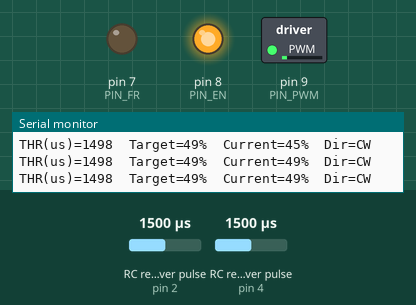
Simulated run of this program. Board: Arduino Uno, built with avr-gcc and run on an emulated ATmega328P. Parts: switched loads named in the program (green lamp = pin HIGH), output pins drawn as LEDs (lit = HIGH), the last lines printed to the serial monitor. Wiring (inferred from the names in the program): 2 × RC receiver channel: data pin 2 / data pin 4. Inputs (shaded band) come from the test bench; at power-on: RC receiver pulse (sensors on pin 4, pin 2) 1500 µs.

Above: at 1.4 s.
1.5 s: RC receiver pulse (sensor on pin 4) set to 1535 µs
3.0 s: RC receiver pulse (sensor on pin 4) set to 1566 µs
At 5.7 s:
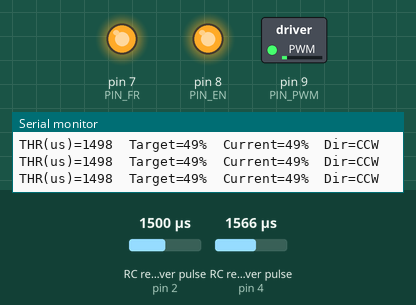
6.0 s: RC receiver pulse (sensor on pin 2) set to 1020 µs
At 8.0 s:
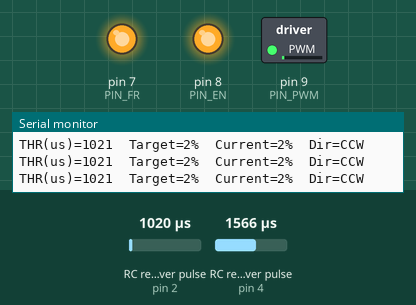
9.0 s: RC receiver pulse (sensor on pin 2) set to 1250 µs
At 9.18 s:
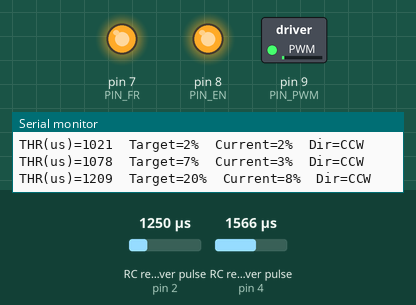
10.9 s: RC receiver pulse (sensor on pin 2) set to 1750 µs
At 11.07 s:
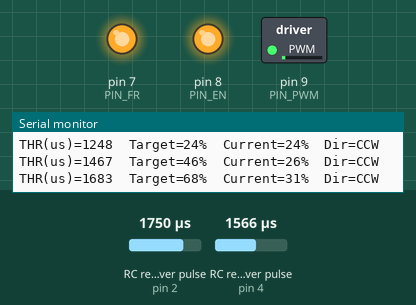
13.4 s: RC receiver pulse (sensor on pin 4) set to 1461 µs
14.9 s: RC receiver pulse (sensor on pin 4) set to 1432 µs
At 17.2 s:
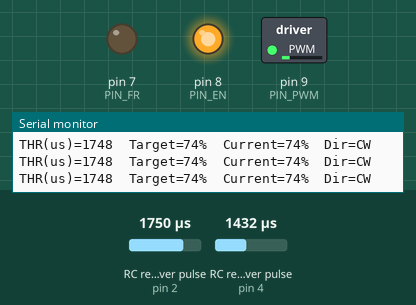
Timing chart, 0 to 18.7 s (numbered marks = the images above; inputs shaded):
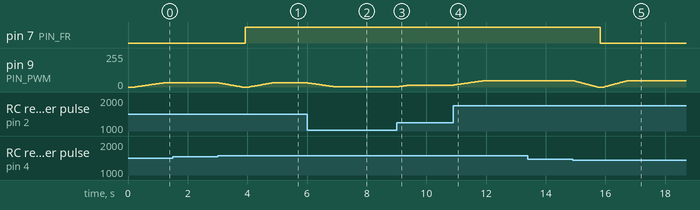

Measured:
- the behaviour switches between 1549 and 1550 µs on RC receiver pulse (sensor on pin 4) (found by bisection; images 0 and 1)
- the behaviour switches between 1449 and 1448 µs on RC receiver pulse (sensor on pin 4) (found by bisection; images 4 and 5)
- after the input at 3.0 s, pin 7 (PIN_FR): LOW → HIGH after 0.92 s
- after the input at 6.0 s, pin 9 (PIN_PWM): moves from 31/255 to 1/255 over 0.92 s, starting at once
- after the input at 9.0 s, pin 9 (PIN_PWM): moves from 1/255 to 15/255 over 0.42 s, starting at once
- after the input at 10.9 s, pin 9 (PIN_PWM): moves from 15/255 to 47/255 over 0.98 s, starting at once
- after the input at 14.9 s, pin 7 (PIN_FR): HIGH → LOW after 0.92 s

The program:

main.cpp
```cpp
#include <Arduino.h>

/*
  RC → Arduino → BLDC controller (PlatformIO / Arduino UNO)
  - CH3 (throttle) på D2
  - CH4 (direction) på D4
  - EN (enable) på D8
  - FR (direction out) på D7
  - SV (PWM out) på D9
  - Soft-start/stop + sikker retningsskift
  - Telemetri: Serial 115200, "No line ending"
*/

// ====== PINMAP ======
const int PIN_RC_THROTTLE = 2;  // CH3 signal fra receiver
const int PIN_RC_DIR      = 4;  // CH4 signal fra receiver
const int PIN_EN          = 8;  // Enable til BLDC
const int PIN_FR          = 7;  // Direction til BLDC
const int PIN_PWM         = 9;  // PWM til SV på BLDC

// ====== RC TUNING ======
const int RC_MIN_US  = 1000;    // typisk 1000 µs
const int RC_MAX_US  = 2000;    // typisk 2000 µs
const int RC_MID_US  = 1500;    // midtpunkt til retning
const int RC_TIMEOUT = 25000;   // 25 ms timeout for pulseIn

// Hysterese for retningsvalg (for at undgå jitter)
const int DIR_HYST_US = 50;     // ±50 µs omkring midten

// ====== SOFT START/STOP ======
const unsigned long RAMP_MS       = 800;   // tid for 0→target (og omvendt)
const unsigned long UPDATE_MS     = 15;    // PWM opdateringsperiode
const bool USE_FAST_PWM_31K       = true;  // 31 kHz PWM på D9 (stille drift)

// ====== FAILSAFE ======
const unsigned long FAILSAFE_MS   = 200;   // hvis ingen gyldige pulser i 200ms → stop
const int MIN_RUN_PCT             = 0;     // evt. deadzone (fx 5%) hvis ønsket

// ====== STATE ======
enum RunState { STOPPED, RUNNING };
RunState runState = STOPPED;

uint8_t targetPct  = 0;    // ønsket hastighed i %
uint8_t currentPct = 0;    // aktuel hastighed i %
bool dirCW = true;         // FR = LOW for CW (tilpas hvis omvendt på din controller)

unsigned long lastUpdate   = 0;
unsigned long lastPulseTs  = 0;

void setEnable(bool on) {
  digitalWrite(PIN_EN, on ? HIGH : LOW);
}

void setDirectionCW(bool cw) {
  dirCW = cw;
  // På mange controllere: FR LOW = CW, FR HIGH = CCW (skift hvis modsat)
  digitalWrite(PIN_FR, cw ? LOW : HIGH);
}

uint8_t pctToPwm(uint8_t pct) {
  if (pct > 100) pct = 100;
  return (uint8_t)((pct * 255UL) / 100UL);
}

void applyPWM(uint8_t pct) {
  currentPct = pct;
  analogWrite(PIN_PWM, pctToPwm(pct));
}

void softTo(uint8_t toPct) {
  uint8_t from = currentPct;
  if (from == toPct) return;
  unsigned long start = millis();
  while (true) {
    unsigned long now = millis();
    float t = (float)(now - start) / (float)RAMP_MS;
    if (t >= 1.0f) {
      applyPWM(toPct);
      break;
    }
    uint8_t step = from + (uint8_t)((toPct - from) * t);
    applyPWM(step);
    delay(UPDATE_MS);
  }
}

void startMotorTo(uint8_t pct) {
  setEnable(true);
  softTo(pct);
  runState = (pct > 0) ? RUNNING : STOPPED;
}

void stopMotorSoft() {
  softTo(0);
  setEnable(false);
  runState = STOPPED;
}

void safeChangeDirection(bool newCW) {
  if (newCW == dirCW) return; // ingen ændring
  // sikker vend: stop → vend FR → start til target
  softTo(0);
  delay(100);
  setDirectionCW(newCW);
  delay(100);
  if (targetPct > 0) {
    setEnable(true);
    softTo(targetPct);
    runState = RUNNING;
  }
}

// Simpel glatning af throttle (1-pole lowpass)
int smooth(int prev, int now, float alpha = 0.25f) {
  return (int)(prev * (1.0f - alpha) + now * alpha);
}

// Læs RC puls (µs), returnerer -1 ved timeout
int readRcUs(int pin) {
  int us = pulseIn(pin, HIGH, RC_TIMEOUT);
  if (us <= 0) return -1;
  if (us < RC_MIN_US) us = RC_MIN_US;
  if (us > RC_MAX_US) us = RC_MAX_US;
  return us;
}

void setupPwm31kHzOnD9() {
  // Timer1 fast PWM ~31 kHz på D9/D10 (påvirker ikke millis()/delay())
  TCCR1A = _BV(COM1A1) | _BV(WGM11) | _BV(WGM10);
  TCCR1B = _BV(WGM12)  | _BV(CS10);
}

void setup() {
  pinMode(PIN_EN, OUTPUT);
  pinMode(PIN_FR, OUTPUT);
  pinMode(PIN_PWM, OUTPUT);
  pinMode(PIN_RC_THROTTLE, INPUT);
  pinMode(PIN_RC_DIR, INPUT);

  if (USE_FAST_PWM_31K) setupPwm31kHzOnD9();

  Serial.begin(115200);
  delay(200);

  // Default: enable og CW
  setEnable(true);
  setDirectionCW(true);
  applyPWM(0);
  runState = STOPPED;

  Serial.println(F("RC→BLDC klar. Throttle=CH3(D2), Direction=CH4(D4)."));
}

void loop() {
  unsigned long now = millis();

  // --- Læs RC throttle ---
  static int smoothedUs = RC_MIN_US;
  int usTh = readRcUs(PIN_RC_THROTTLE);
  if (usTh > 0) {
    smoothedUs = smooth(smoothedUs, usTh);
    lastPulseTs = now;

    int pct = map(smoothedUs, RC_MIN_US, RC_MAX_US, 0, 100);
    if (pct < MIN_RUN_PCT) pct = 0;
    if (pct > 100) pct = 100;

    targetPct = (uint8_t)pct;
  }

  // --- Failsafe: hvis ingen gyldige pulser i FAILSAFE_MS -> soft stop ---
  if (now - lastPulseTs > FAILSAFE_MS) {
    if (runState != STOPPED || currentPct != 0) {
      softTo(0);
      setEnable(false);
      runState = STOPPED;
    }
  } else {
    // --- Læs RC retning ---
    int usDir = readRcUs(PIN_RC_DIR);
    if (usDir > 0) {
      bool wantCW;
      if      (usDir > (RC_MID_US + DIR_HYST_US)) wantCW = false; // højre/CCW
      else if (usDir < (RC_MID_US - DIR_HYST_US)) wantCW = true;  // venstre/CW
      else wantCW = dirCW; // indenfor hysterese: behold retning

      if (wantCW != dirCW) {
        safeChangeDirection(wantCW);
      }
    }

    // --- Kør mod target med blød regulering ---
    if (now - lastUpdate >= UPDATE_MS) {
      lastUpdate = now;
      if (currentPct < targetPct) {
        uint8_t step = currentPct + 1;
        applyPWM(step);
        setEnable(true);
        runState = RUNNING;
      } else if (currentPct > targetPct) {
        uint8_t step = currentPct - 1;
        applyPWM(step);
        if (step == 0) { setEnable(false); runState = STOPPED; }
      }
    }
  }

  // --- Telemetri hvert ~100ms ---
  static unsigned long lastPrint = 0;
  if (now - lastPrint >= 100) {
    lastPrint = now;
    Serial.print(F("THR(us)=")); Serial.print(smoothedUs);
    Serial.print(F("  Target=")); Serial.print(targetPct); Serial.print('%');
    Serial.print(F("  Current=")); Serial.print(currentPct); Serial.print('%');
    Serial.print(F("  Dir=")); Serial.println(dirCW ? F("CW") : F("CCW"));
  }
}
```
